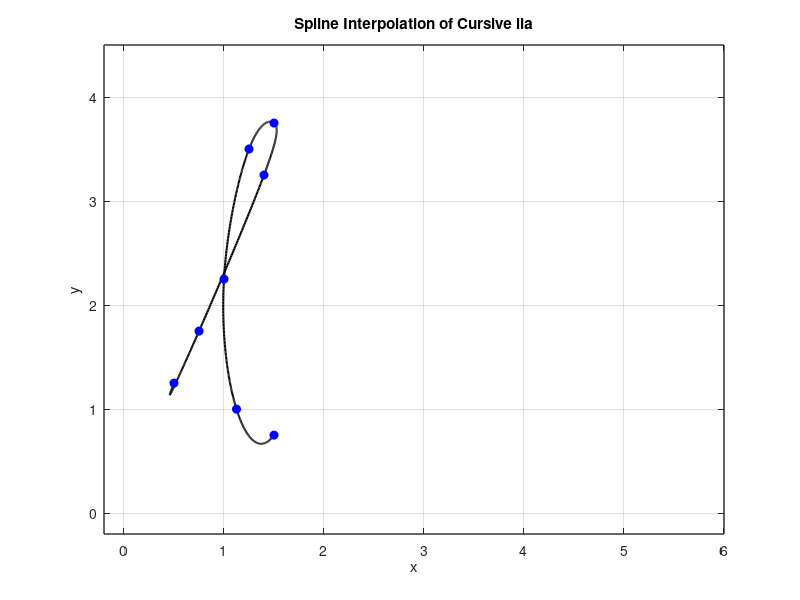

The MATLAB source for this figure:
% Define data points for x and y coordinates
x=[0.50 0.75 1.40 1.50 1.25 1.00 1.125 1.50];
y=[1.25 1.75 3.25 3.75 3.50 2.25 1.000 0.75];

n=length(x);
t= 0:n-1; % Parametric coordinate t
tt= 0:0.01:n-1; % More dense coor tt fir spline interpolation

% Compute spline interpolation
xx= spline(t,x,tt);
yy= spline(t,y,tt);

% Plot settings
figure(1)
plot(xx,yy,'k','Linewidth',1.5) % plot spline
hold on 
plot (x,y,'bo','MarkerFaceColor','b') % plot data points
axis([-0.2 6 -0.2 4.5])
grid on
title('Spline Interpolation of Cursive lia')
xlabel('x')
ylabel('y')
set(gca,'FontSize',10,'LineWidth',1)
grid on